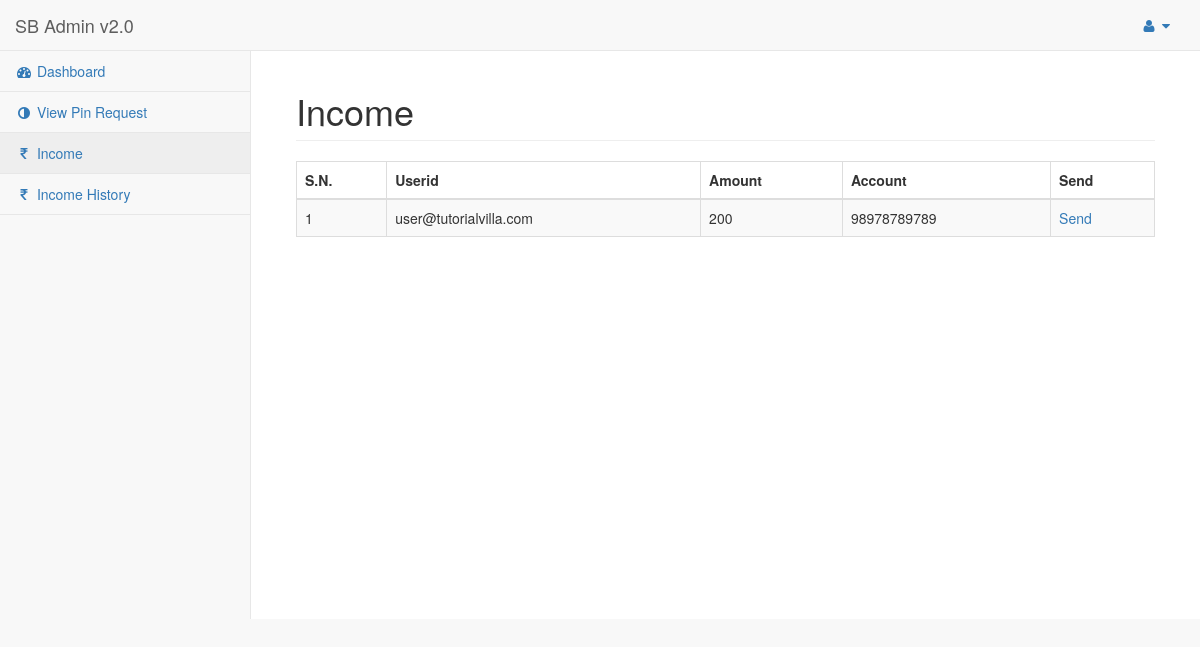
The app's page /admin/income.php (signed in), older data.
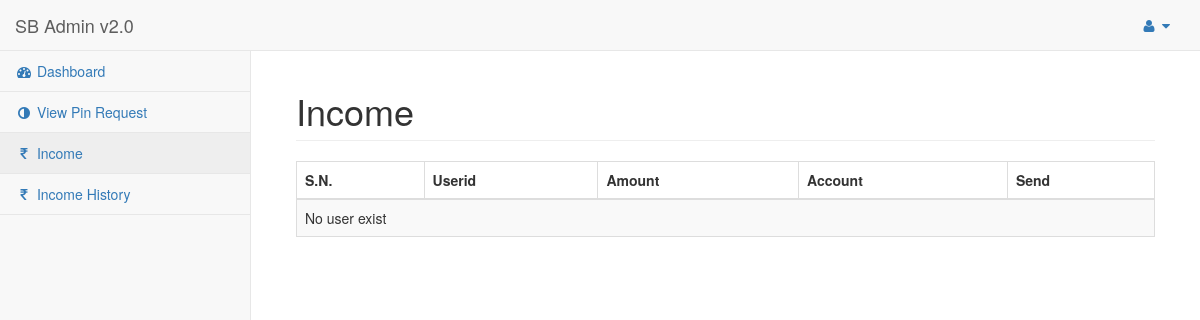
The same page, newer data.
### tables this page shows
CREATE TABLE `income` (
  `id` int(11) NOT NULL,
  `userid` varchar(50) DEFAULT NULL,
  `day_bal` int(11) DEFAULT 0,
  `current_bal` int(11) DEFAULT 0,
  `total_bal` int(11) DEFAULT 0
);

CREATE TABLE `user` (
  `id` int(11) NOT NULL,
  `email` varchar(50) NOT NULL,
  `password` varchar(30) NOT NULL,
  `mobile` varchar(12) NOT NULL,
  `address` text NOT NULL,
  `account` varchar(20) NOT NULL,
  `under_userid` varchar(50) NOT NULL,
  `side` enum('left','right') NOT NULL
);

### admin/income.php (the view, shortened to what this page needs)
<?php
require('php-includes/connect.php');
?>
<!DOCTYPE html>
<html lang="en">
<head>
    <link href="vendor/bootstrap/css/bootstrap.min.css" rel="stylesheet">
    <link href="vendor/metisMenu/metisMenu.min.css" rel="stylesheet">
    <link href="dist/css/sb-admin-2.css" rel="stylesheet">
    <link href="vendor/font-awesome/css/font-awesome.min.css" rel="stylesheet" type="text/css">
</head>
<body>
    <div id="wrapper">
        <?php include('php-includes/menu.php'); ?>
        <div id="page-wrapper">
            <div class="container-fluid">
                <div class="row">
                    <div class="col-lg-12">
                        <h1 class="page-header">Income</h1>
                    </div>
                </div>
                <div class="row">
                	<div class="col-lg-12">
                    	<div class="table-responsive">
                        	<table class="table table-bordered table-striped">
                            	<thead>
                                	<tr>
                                    	<th>S.N.</th>
                                        <th>Userid</th>
                                        <th>Amount</th>
                                        <th>Account</th>
                                        <th>Send</th>
                                    </tr>
                                </thead>
                                <tbody>
								<?php
                                	$query = mysqli_query($con,"select * from income where current_bal>=100");
									if(mysqli_num_rows($query)>0){
										$i=1;
										while($row=mysqli_fetch_array($query)){
											$userid = $row['userid'];
											$amount = $row['current_bal'];
											$query_user = mysqli_query($con,"select * from user where email='$userid'");
											$result = mysqli_fetch_array($query_user);
											$account = $result['account'];
										?>
                                        	<tr>
                                            	<td><?php echo $i; ?></td>
                                                <td><?php echo $userid; ?></td>
                                                <td><?php echo $amount; ?></td>
                                                <td><?php echo $account; ?></td>
                                                <td><a href="income.php?<?php echo 'userid='.$userid.'&amount='.$amount ?>">Send</a></td>
                                            </tr>
                                        <?php
											$i++;
										}
									}
									else{
									?>
                                    	<tr>
                                        	<td colspan="5">No user exist</td>
                                        </tr>
                                    <?php
									}
                                ?>
                                </tbody>
                            </table>
                        </div>
                    </div>
                </div>
            </div>
        </div>
    </div>
</body>
</html>

Row changes from the older to the newer data that the page shows:
no longer on this page (row edited): income: userid "user@tutorialvilla.com", current_bal "200", user.account "98978789789"
Text that changed along with them:
text now shown: "No user exist"
